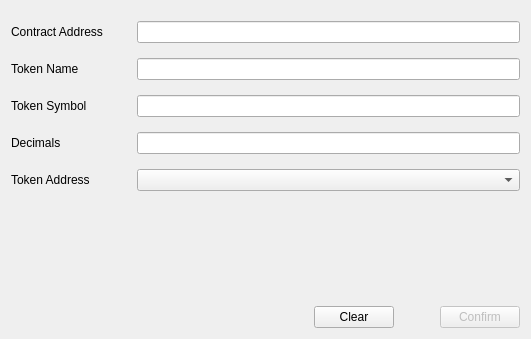
<?xml version="1.0" encoding="UTF-8"?>
<ui version="4.0">
 <class>AddTokenPage</class>
 <widget class="QWidget" name="AddTokenPage">
  <property name="geometry">
   <rect>
    <x>0</x>
    <y>0</y>
    <width>531</width>
    <height>339</height>
   </rect>
  </property>
  <property name="windowTitle">
   <string>Form</string>
  </property>
  <layout class="QVBoxLayout" name="verticalLayout">
   <item>
    <spacer name="verticalSpacer_2">
     <property name="orientation">
      <enum>Qt::Vertical</enum>
     </property>
     <property name="sizeType">
      <enum>QSizePolicy::Fixed</enum>
     </property>
     <property name="sizeHint" stdset="0">
      <size>
       <width>20</width>
       <height>10</height>
      </size>
     </property>
    </spacer>
   </item>
   <item>
    <layout class="QGridLayout" name="gridLayout">
     <property name="verticalSpacing">
      <number>15</number>
     </property>
     <item row="2" column="0">
      <widget class="QLabel" name="labelTokenSymbol">
       <property name="minimumSize">
        <size>
         <width>120</width>
         <height>0</height>
        </size>
       </property>
       <property name="text">
        <string>Token Symbol</string>
       </property>
      </widget>
     </item>
     <item row="3" column="1">
      <widget class="QLineEdit" name="lineEditDecimals">
       <property name="alignment">
        <set>Qt::AlignCenter</set>
       </property>
       <property name="readOnly">
        <bool>true</bool>
       </property>
      </widget>
     </item>
     <item row="3" column="0">
      <widget class="QLabel" name="labelDecimals">
       <property name="minimumSize">
        <size>
         <width>120</width>
         <height>0</height>
        </size>
       </property>
       <property name="text">
        <string>Decimals</string>
       </property>
      </widget>
     </item>
     <item row="1" column="1">
      <widget class="QLineEdit" name="lineEditTokenName">
       <property name="alignment">
        <set>Qt::AlignCenter</set>
       </property>
       <property name="readOnly">
        <bool>false</bool>
       </property>
      </widget>
     </item>
     <item row="0" column="0">
      <widget class="QLabel" name="labelContractAddress">
       <property name="minimumSize">
        <size>
         <width>120</width>
         <height>0</height>
        </size>
       </property>
       <property name="text">
        <string>Contract Address</string>
       </property>
      </widget>
     </item>
     <item row="2" column="1">
      <widget class="QLineEdit" name="lineEditTokenSymbol">
       <property name="alignment">
        <set>Qt::AlignCenter</set>
       </property>
       <property name="readOnly">
        <bool>false</bool>
       </property>
      </widget>
     </item>
     <item row="1" column="0">
      <widget class="QLabel" name="labelTokenName">
       <property name="minimumSize">
        <size>
         <width>120</width>
         <height>0</height>
        </size>
       </property>
       <property name="text">
        <string>Token Name</string>
       </property>
      </widget>
     </item>
     <item row="0" column="1">
      <widget class="QLineEdit" name="lineEditContractAddress">
       <property name="alignment">
        <set>Qt::AlignCenter</set>
       </property>
      </widget>
     </item>
     <item row="4" column="1">
      <layout class="QVBoxLayout" name="addressLayout">
       <item>
        <widget class="AddressField" name="lineEditSenderAddress"/>
       </item>
       <item>
        <widget class="QLabel" name="labelDescription">
         <property name="sizePolicy">
          <sizepolicy hsizetype="Preferred" vsizetype="Preferred">
           <horstretch>0</horstretch>
           <verstretch>0</verstretch>
          </sizepolicy>
         </property>
         <property name="text">
          <string/>
         </property>
         <property name="alignment">
          <set>Qt::AlignLeading|Qt::AlignLeft|Qt::AlignVCenter</set>
         </property>
         <property name="wordWrap">
          <bool>true</bool>
         </property>
        </widget>
       </item>
      </layout>
     </item>
     <item row="4" column="0">
      <layout class="QVBoxLayout" name="verticalLayout_3">
       <item>
        <widget class="QLabel" name="label">
         <property name="minimumSize">
          <size>
           <width>120</width>
           <height>0</height>
          </size>
         </property>
         <property name="text">
          <string>Token Address</string>
         </property>
        </widget>
       </item>
       <item>
        <widget class="QLabel" name="labelSpacer">
         <property name="sizePolicy">
          <sizepolicy hsizetype="Preferred" vsizetype="Fixed">
           <horstretch>0</horstretch>
           <verstretch>0</verstretch>
          </sizepolicy>
         </property>
         <property name="text">
          <string/>
         </property>
        </widget>
       </item>
      </layout>
     </item>
    </layout>
   </item>
   <item>
    <spacer name="verticalSpacer">
     <property name="orientation">
      <enum>Qt::Vertical</enum>
     </property>
     <property name="sizeHint" stdset="0">
      <size>
       <width>20</width>
       <height>40</height>
      </size>
     </property>
    </spacer>
   </item>
   <item>
    <layout class="QHBoxLayout" name="horizontalLayout">
     <property name="rightMargin">
      <number>0</number>
     </property>
     <item>
      <spacer name="horizontalSpacer">
       <property name="orientation">
        <enum>Qt::Horizontal</enum>
       </property>
       <property name="sizeHint" stdset="0">
        <size>
         <width>40</width>
         <height>20</height>
        </size>
       </property>
      </spacer>
     </item>
     <item>
      <widget class="QPushButton" name="clearButton">
       <property name="text">
        <string>Clear</string>
       </property>
      </widget>
     </item>
     <item>
      <spacer name="horizontalSpacer_3">
       <property name="orientation">
        <enum>Qt::Horizontal</enum>
       </property>
       <property name="sizeType">
        <enum>QSizePolicy::Fixed</enum>
       </property>
       <property name="sizeHint" stdset="0">
        <size>
         <width>40</width>
         <height>20</height>
        </size>
       </property>
      </spacer>
     </item>
     <item>
      <widget class="QPushButton" name="confirmButton">
       <property name="enabled">
        <bool>false</bool>
       </property>
       <property name="text">
        <string>Confirm</string>
       </property>
      </widget>
     </item>
    </layout>
   </item>
  </layout>
 </widget>
 <customwidgets>
  <customwidget>
   <class>AddressField</class>
   <extends>QComboBox</extends>
   <header>addressfield.h</header>
  </customwidget>
 </customwidgets>
 <resources/>
 <connections/>
</ui>
